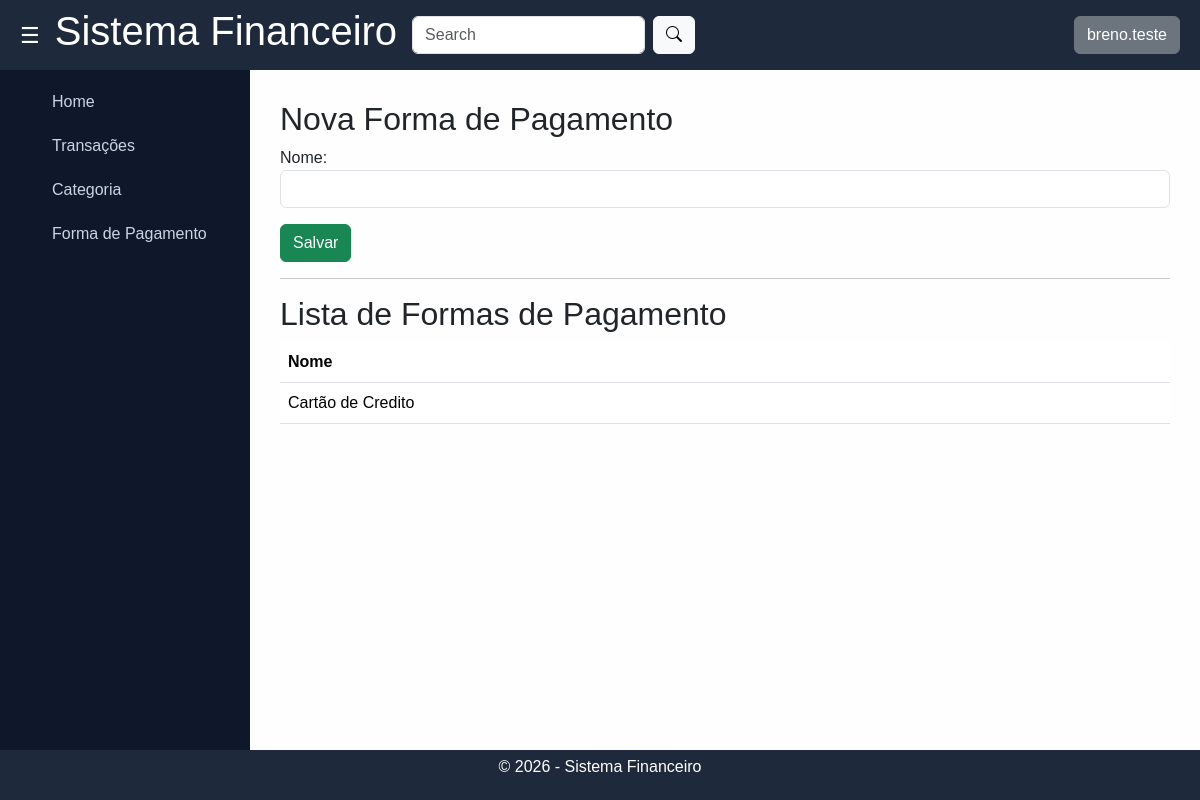
Before: /financas/formasPagamento/ (signed in) with the older database file.
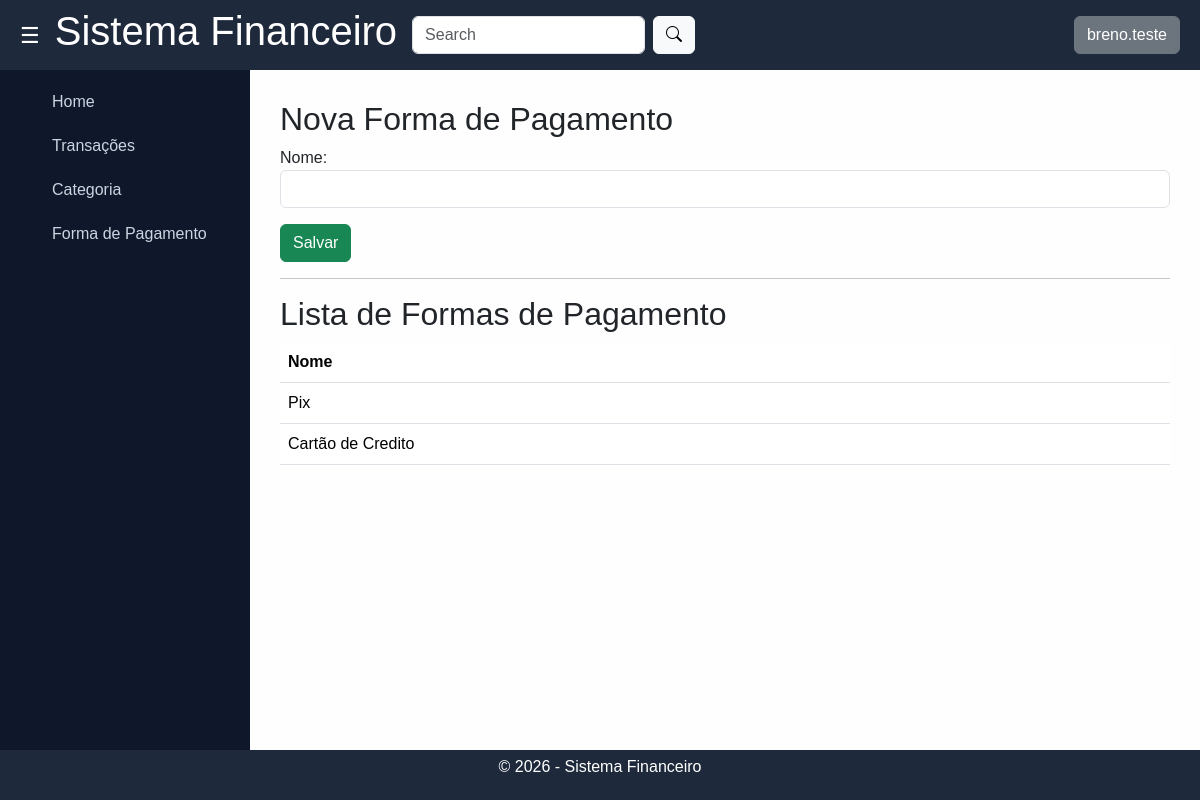
After: the same page with the newer database file.
### financas/models/formaPagamento.py (models this page shows, shortened)
class FormaPagamento(models.Model):
    user = models.ForeignKey(settings.AUTH_USER_MODEL, on_delete=models.CASCADE, null=True, blank=True)
    nome = models.CharField(max_length=100)

### financas/views.py (the view)
# urls.py: path('formasPagamento/', views.formaPagamento_list_create, name='formaPagamento_list_create'),
@login_required
def formaPagamento_list_create(request):
    formaPagamentos = FormaPagamento.objects.filter(
        user=request.user
    ).order_by('-id')
    if request.method == "POST":
        form = FormaPagamentoForm(request.POST)
        if form.is_valid():
            forma_pagamento = form.save(commit=False)
            forma_pagamento.user = request.user
            forma_pagamento.save()
            return redirect('formaPagamento_list_create')
    else:
        form = FormaPagamentoForm()
    context = {
        'form': form,
        'formaPagamentos': formaPagamentos
    }
    return render(request, 'formaPagamento/formaPagamento_page.html', context)

### financas/forms.py
class FormaPagamentoForm(forms.ModelForm):
    class Meta:
        model = FormaPagamento
        fields = ['nome']
        widgets = {
            'nome': forms.TextInput(attrs={'class': 'form-control'}),
        }

### templates/formaPagamento/formaPagamento_page.html (shortened to what this page needs)
{% extends 'base.html' %}
{% block content %}
<h2>Nova Forma de Pagamento</h2>
<form method="POST">
    {{ form.as_p }}
    <button type="submit" class="btn btn-success">Salvar</button>
</form>
<hr>
<h2>Lista de Formas de Pagamento</h2>
    <div class="table-responsive">
        <table class="table table-hover mb-0">
            <thead class="text-white" style="background-color: #07b29b;">
                <tr>
                    <th>Nome</th>
                </tr>
            </thead>
            <tbody>
                {% for formaPagamento in formaPagamentos %}
                <tr onclick="window.location.href='{% url 'formaPagamento_detail' formaPagamento.pk %}'"
                    style="cursor: pointer;"
                    class="{% if forloop.counter|divisibleby:2 %}linha-verde{% else %}linha-branca{% endif %}" title="Ver detalhes">
                    <td>{{ formaPagamento.nome }}</td>
                </tr>
                {% empty %}
                <tr>
                    <td colspan="5" class="text-center">Nenhuma forma de pagamento localizada.</td>
                </tr>
                {% endfor %}
            </tbody>
        </table>
    </div>
{% endblock %}

### templates/base.html (shortened to what this page needs)
{% load static %}
<!DOCTYPE html>
<html lang="pt-br">
<head>
    <link href="https://cdn.jsdelivr.net/npm/bootstrap@5.3.8/dist/css/bootstrap.min.css" rel="stylesheet"
>
    <link rel="stylesheet" href="https://cdn.jsdelivr.net/npm/bootstrap-icons@1.13.1/font/bootstrap-icons.min.css">
    <link rel="stylesheet" href="{% static 'css/style.css' %}">
</head>
<body>
    <div class="layout" id="layout">
        <header class="header">
            <button id="toggleBtn" class="toggle-btn">☰</button>
            <h1>Sistema Financeiro</h1>
            <form class="d-flex" role="search">
                <input class="form-control me-2" type="search" placeholder="Search" aria-label="Search" />
                <button class="btn btn-light" type="submit"><i class="bi bi-search"></i></button>
            </form>
            <nav class="ms-auto">
                <div class="dropdown">
                    <button class="btn btn-secondary " type="button" data-bs-toggle="dropdown" aria-expanded="false">
                        {{ user.username }}
                    </button>
                </div>
            </nav>
        </header>
        <aside class="sidebar" id="sidebar">
            <nav>
                <ul>
                    <li><a href="{% url 'dashboard' %}">Home</a></li>
                    <li><a href="{% url 'transacao_list_create' %}">Transações</a></li>
                    <li><a href="{% url 'categoria_list_create' %}">Categoria</a></li>
                    <li><a href="{% url 'formaPagamento_list_create' %}">Forma de Pagamento</a></li>
                </ul>
            </nav>
        </aside>
        <main class="content">
            <div class="">
                {% block content%}
                {% endblock %}
            </div>
        </main>
        <footer class="footer">
            <p>© 2026 - Sistema Financeiro</p>
        </footer>
    </div>
</body>
</html>

### financas/static/css/style.css (style rules this page uses)
* { margin: 0; padding: 0; box-sizing: border-box; font-family: Arial, sans-serif; }
:root { --app-text-primary: #212529; --app-text-secondary: #848484; --app-text-muted:#afafaf; --primary-green: #2F6F66; --primary-green-light: #B6E388; --app-bg-body:#fefefe; --bg-page: #F5F7F9; --app-bg-card: #fafafa; --app-font-sm: 0.8rem; --app-font-md: 1.1rem; }
.layout { display: grid; grid-template-areas: "header header" "sidebar content" "footer footer"; grid-template-columns: 250px 1fr; grid-template-rows: 70px 1fr 50px; height: 100vh; transition: 0.3s ease; }
.header { grid-area: header; background: #1e293b; color: white; display: flex; align-items: center; padding: 0 20px; gap: 15px; }
.toggle-btn { background: none; border: none; font-size: 22px; color: white; cursor: pointer; }
.sidebar { grid-area: sidebar; background: #0f172a; padding: 20px; transition: 0.3s ease; overflow: hidden; }
.sidebar ul { list-style: none; }
.sidebar li { margin-bottom: 20px; }
.sidebar a { color: #cbd5e1; text-decoration: none; transition: 0.3s; }
.content { grid-area: content; padding: 30px; background: var(--app-bg-body); overflow-y: auto; }
.footer { grid-area: footer; background: #1e293b; color: white; display: flex; align-items: center; justify-content: center; }

Changed rows visible on the page:
added FormaPagamento: nome "Pix"
